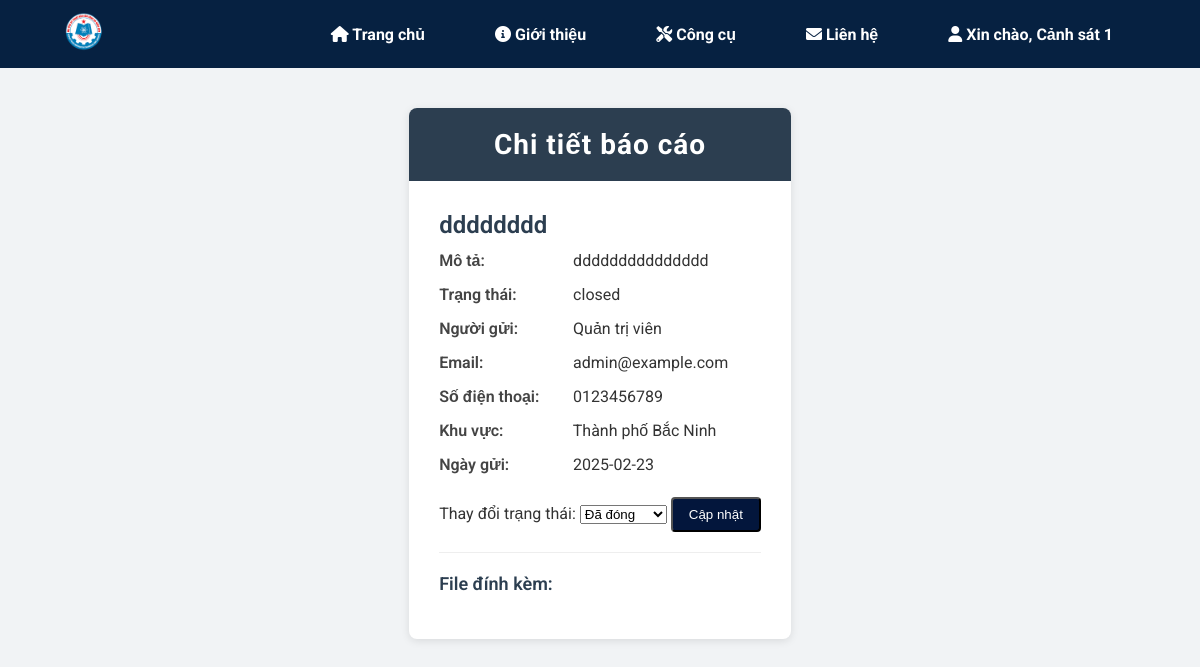
/police_officer/reports/6 (signed in), run on an earlier commit of the app's database.
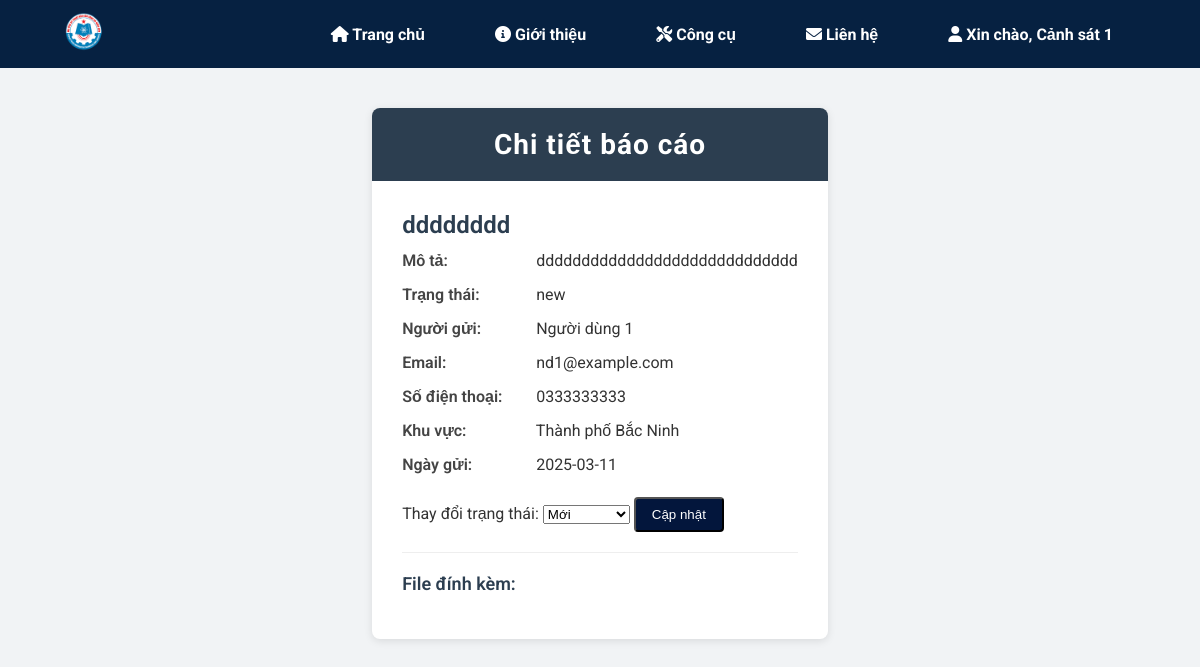
And on a later commit of the database.
### asrp/models.py (models this page shows, shortened)
class Report(db.Model):
    __tablename__ = 'reports'
    id = db.Column(db.Integer, primary_key=True)
    user_id = db.Column(db.Integer, db.ForeignKey('users.id'), nullable=False)
    area_id = db.Column(db.Integer, db.ForeignKey('areas.id'), nullable=False)
    title = db.Column(db.String(200), nullable=False)
    description = db.Column(db.Text, nullable=False)
    latitude = db.Column(db.Float, nullable=True)
    longitude = db.Column(db.Float, nullable=True)
    date_submitted = db.Column(db.DateTime, default=datetime.utcnow, nullable=False)
    status = db.Column(
        db.Enum('new', 'in_progress', 'closed', 'resolved'),
        default='new',
        nullable=False
    )
    assigned_officer_id = db.Column(db.Integer, db.ForeignKey('users.id'), nullable=True)
    created_at = db.Column(db.DateTime, default=datetime.utcnow, nullable=False)
    updated_at = db.Column(
        db.DateTime,
        default=datetime.utcnow,
        onupdate=datetime.utcnow,
        nullable=False
    )
    user = relationship('User', foreign_keys=[user_id], back_populates='reports')
    assigned_officer = db.relationship('User', foreign_keys=[assigned_officer_id])
    area = db.relationship(
        'Area',
        backref='reports',
        lazy='joined'
    )
    attachments = db.relationship('Attachment', backref='report', lazy='select')

class User(UserMixin, db.Model):
    __tablename__ = 'users'
    id = db.Column(db.Integer, primary_key=True)
    username = db.Column(db.String(64), index=True, unique=True)
    email = db.Column(db.String(120), index=True, unique=True)
    password_hash = db.Column(db.String(128))
    full_name = db.Column(db.String(150), nullable=False)
    phone_number = db.Column(db.String(20), nullable=False)
    role = db.Column(
        db.Enum('user', 'police_officer', 'admin'),
        default='user',
        nullable=False
    )
    unit_id = db.Column(db.Integer, db.ForeignKey('units.id'), nullable=True)
    date_joined = db.Column(db.DateTime, default=datetime.utcnow, nullable=False)
    is_active = db.Column(db.Boolean, default=True, nullable=False)
    personal_photo = db.Column(db.String(200), nullable=True)
    id_card_photo = db.Column(db.String(200), nullable=True)
    additional_info = db.Column(db.Text, nullable=True)
    verification_status = db.Column(
        db.Enum('pending', 'verified', 'rejected'),
        default='pending',
        nullable=False
    )
    reports = relationship('Report', foreign_keys='Report.user_id', back_populates='user')
    unit = db.relationship('Unit', backref='members', lazy='joined')
    authored_contents = db.relationship('Content', backref='author', lazy='dynamic')

### asrp/blueprints/police_officer/routes.py (the view)
@police_officer_bp.route('/reports/<int:report_id>', methods=['GET'])
@login_required
def report_detail(report_id):
    report = Report.query.options(
        joinedload(Report.user),
        joinedload(Report.attachments)
    ).get_or_404(report_id)
    if report.assigned_officer_id is not None and report.assigned_officer_id != current_user.id:
        flash('Bạn không có quyền xem báo cáo này.', 'danger')
        return redirect(url_for('police_officer.view_reports'))
    return render_template('police_officer/report_detail.html', report=report)

### asrp/templates/police_officer/report_detail.html (shortened to what this page needs)
{% extends "base.html" %}
{% block content %}
<link rel="stylesheet" href="{{ url_for('static', filename='css/report_detail.css') }}">
<link rel="stylesheet" href="https://cdn.jsdelivr.net/npm/sweetalert2@11/dist/sweetalert2.min.css">
<div class="report-detail-container">
    <div class="report-header">
        <h2>Chi tiết báo cáo</h2>
    </div>
    <div class="report-content">
        <div class="report-info">
            <h3>{{ report.title }}</h3>
            <p>
                <span>Mô tả:</span>
                {{ report.description }}
            </p>
            <p>
                <span>Trạng thái:</span>
                {{ report.status }}
            </p>
            <p>
                <span>Người gửi:</span>
                {{ report.user.full_name }}
            </p>
            <p>
                <span>Email:</span>
                {{ report.user.email }}
            </p>
            <p>
                <span>Số điện thoại:</span>
                {{ report.user.phone_number }}
            </p>
            <p>
                <span>Khu vực:</span>
                {{ report.area.name }}
            </p>
            <p>
                <span>Ngày gửi:</span>
                {{ report.created_at.strftime('%Y-%m-%d') }}
            </p>
        </div>
        <form id="status-update-form" method="post" action="{{ url_for('police_officer.update_report_status', report_id=report.id) }}">
            <label for="status">Thay đổi trạng thái:</label>
            <select name="status" id="status">
                <option value="new" {% if report.status == 'new' %}selected{% endif %}>Mới</option>
                <option value="closed" {% if report.status == 'closed' %}selected{% endif %}>Đã đóng</option>
            </select>
            <button type="submit" class="btn btn-info">Cập nhật</button>
        </form>
        <div class="report-attachments">
            <h4>File đính kèm:</h4>
        </div>
    </div>
</div>
{% endblock %}

What changed in the data, as far as the page shows it:
no longer on this page (row edited): User: user.full_name "Quản trị viên", user.email "admin@example.com", user.phone_number "0123456789"
changed Report "dddddddd": description "ddddddddddddddd" → "ddddddddddddddddddddddddddddd"; status "closed" → "new"; created_at "2025-02-23" → "2025-03-11"; status "Đã đóng" → "Mới"
now on this page (row edited): User: user.full_name "Người dùng 1", user.email "nd1@example.com", user.phone_number "0333333333"
